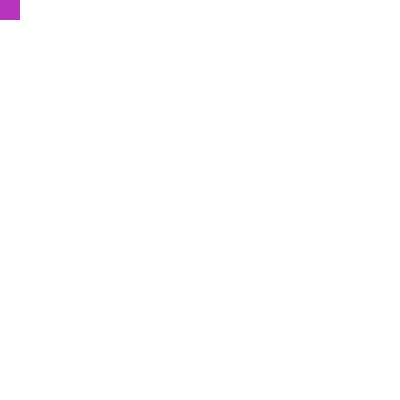
Frame 1 (no input)
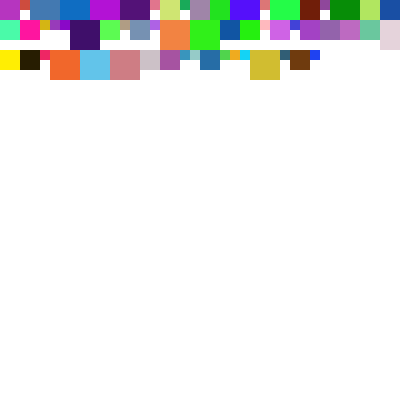
Frame 60 (no input)
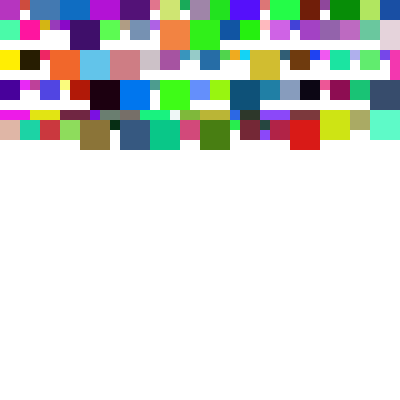
Frame 120 (the mouse pressed at the canvas centre since frame 60)

The p5.js sketch that drew these frames (run headless with seeded random() and noise() and a simulated clock; from frame 60 on, the mouse is pressed at the canvas centre):

// p5.js sketch
// ── sketch.js
// https://editor.p5js.org/jht9629-nyu/sketches/IO8kA4nVt
// pattern-animation random rz

let my = {};

function setup() {
  createCanvas(400, 400);
  my.x = 0;
  my.y = 0;
  strokeWeight(0);
  // frameRate(1);
}

function draw() {
  // uncomment to see animation
  // background(220);

  // Select a random color
  fill(random(255), random(255), random(255));

  // select random size
  let rz = random([10,20,30])
  
  // draw a shape
  rect(my.x, my.y, rz, rz);
  // ellipse(my.x, my.y, rz, rz)

  // change the global variables for x,y location
  my.x += rz;
  if (my.x > width) {
    my.x = 0;
    my.y += rz;
    if (my.y > height) {
      my.y = 0;
    }
  }
}

// https://editor.p5js.org/jht9629-nyu/sketches/1Tc2xb_4m
// pattern-animation
// global variable x,y used to created pattern or animation
// of shape flowing from left to right, top to bottom of canvas
